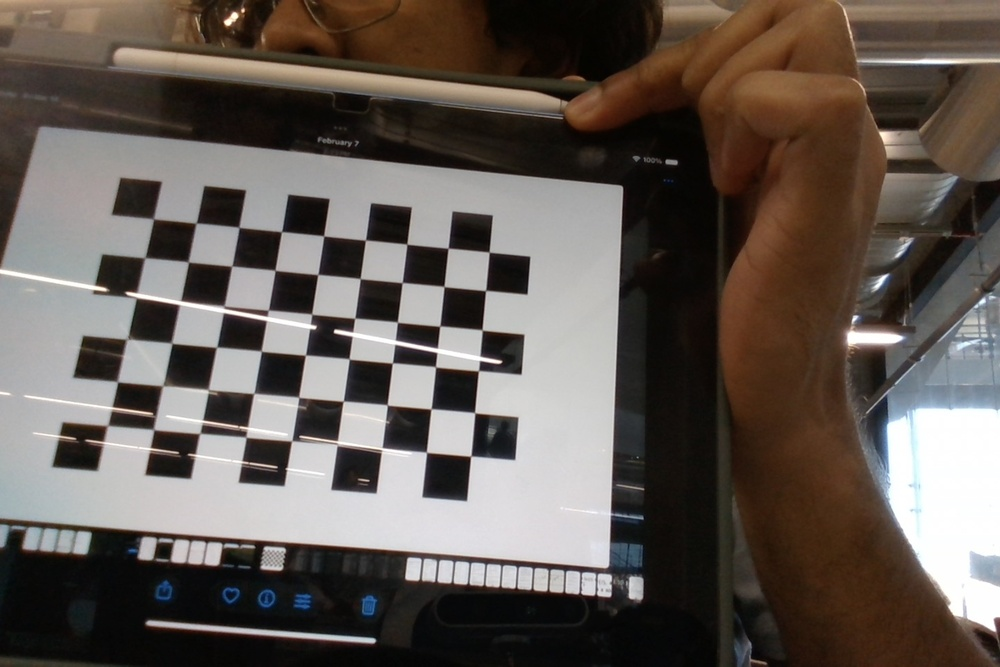
//> input picture realsense calibration/Photo on 3-14-25 at 5.11 PM #2.jpg, 1000 x 667 px, shrunk from 1440 x 960 before the run; its folder holds 4 pictures in this run
$ ./basicCalib   (built with g++ and OpenCV 4)
//> lines starting //> are read from the running program, lines starting //| are printed output that depends on the picture; after the words box and inside, x2 and y2 are one past the last pixel; in counts of white or black regions, pixels touching at a corner belong together
// calibrate.cpp
#include <opencv2/opencv.hpp>
#include <iostream>
#include <vector>
#include <string>

int main() {
    // Checkerboard inner-corner dimensions (cols, rows)
    // Matches Python's CHECKERBOARD = (6, 9)
    const cv::Size CHECKERBOARD(6, 9);

    // Termination criteria (EPS + MAX_ITER, 30 iters, epsilon=1e-3)
    const cv::TermCriteria criteria(
        cv::TermCriteria::EPS + cv::TermCriteria::MAX_ITER, 30, 1e-3
    );

    // Collect file paths (cv::glob handles wildcards and spaces in the folder name)
    std::vector<cv::String> imagePaths;
    cv::glob("realsense calibration/*.jpg", imagePaths, false);

    if (imagePaths.empty()) {
        std::cerr << "No images found at: realsense calibration/*.jpg\n";
        return 1;
    }

    // Storage for all images' points
    std::vector<std::vector<cv::Point3f>> objectPoints;  // 3D points in world space
    std::vector<std::vector<cv::Point2f>> imagePoints;   // 2D points in image plane

    // Prepare one pattern of 3D object points (z = 0)
    std::vector<cv::Point3f> objp;
    objp.reserve(CHECKERBOARD.width * CHECKERBOARD.height);
    for (int y = 0; y < CHECKERBOARD.height; ++y) {
        for (int x = 0; x < CHECKERBOARD.width; ++x) {
            objp.emplace_back(static_cast<float>(x), static_cast<float>(y), 0.0f);
        }
    }

    cv::Size imageSize;
    cv::Mat lastImage, lastGray;

    for (const auto& path : imagePaths) {
        cv::Mat image = cv::imread(path);
//> image is the input picture: 667 rows x 1000 cols, CV_8UC3; mean B, G, R 84.2, 90.2, 98.7
        if (image.empty()) {
            std::cerr << "Failed to read: " << path << "\n";
            continue;
        }
        imageSize = image.size();  // keep updated; used for calibration
//> imageSize = Size(1000, 667)

        cv::Mat gray;
        cv::cvtColor(image, gray, cv::COLOR_BGR2GRAY);
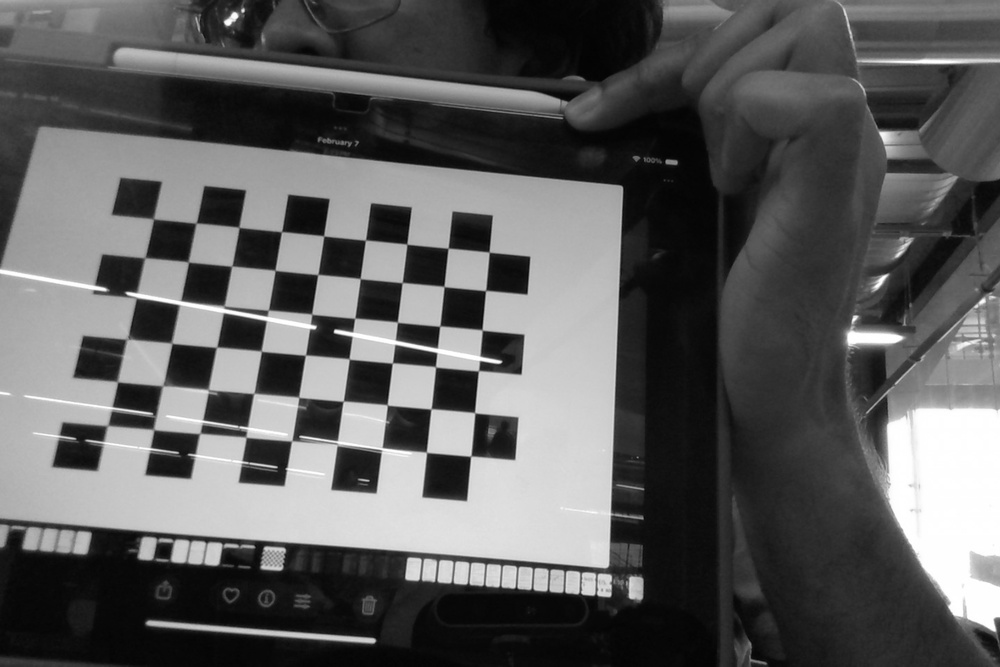
//> gray: 667 rows x 1000 cols, CV_8UC1; min 2, max 255, mean 92.1

        // Find chessboard corners
        std::vector<cv::Point2f> corners;
        bool found = cv::findChessboardCorners(
            gray, CHECKERBOARD, corners,
            cv::CALIB_CB_ADAPTIVE_THRESH | cv::CALIB_CB_FAST_CHECK | cv::CALIB_CB_NORMALIZE_IMAGE
        );
//> corners = empty; found = false

        if (found) {
            // Refine corner positions to sub-pixel accuracy
            cv::cornerSubPix(
                gray, corners, cv::Size(11, 11), cv::Size(-1, -1), criteria
            );

            // Save corresponding points
            objectPoints.push_back(objp);
            imagePoints.push_back(corners);

            // Draw and show
            cv::drawChessboardCorners(image, CHECKERBOARD, corners, found);
        } else {
            std::cerr << "Checkerboard not found in: " << path << "\n";
        }

        cv::imshow("img", image);
        cv::waitKey(0); // press any key to advance
        lastImage = image;
        lastGray = gray;
    }
//> pass 2 of the loop `for (const auto& path : imagePaths)`:
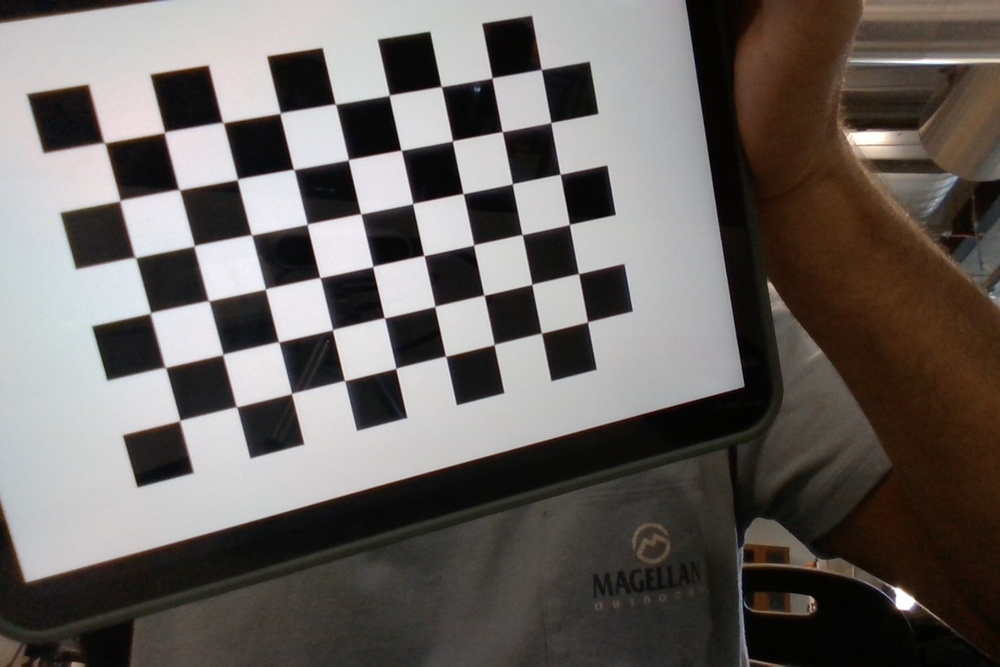
//> input picture realsense calibration/Photo on 3-14-25 at 5.11 PM #3.jpg, 1000 x 667 px, shrunk from 1440 x 960 before the run
//> image is the input picture: 667 rows x 1000 cols, CV_8UC3; mean B, G, R 96.5, 99.8, 105.5
//> `cv::cvtColor(image, gray, cv::COLOR_BGR2GRAY);`:
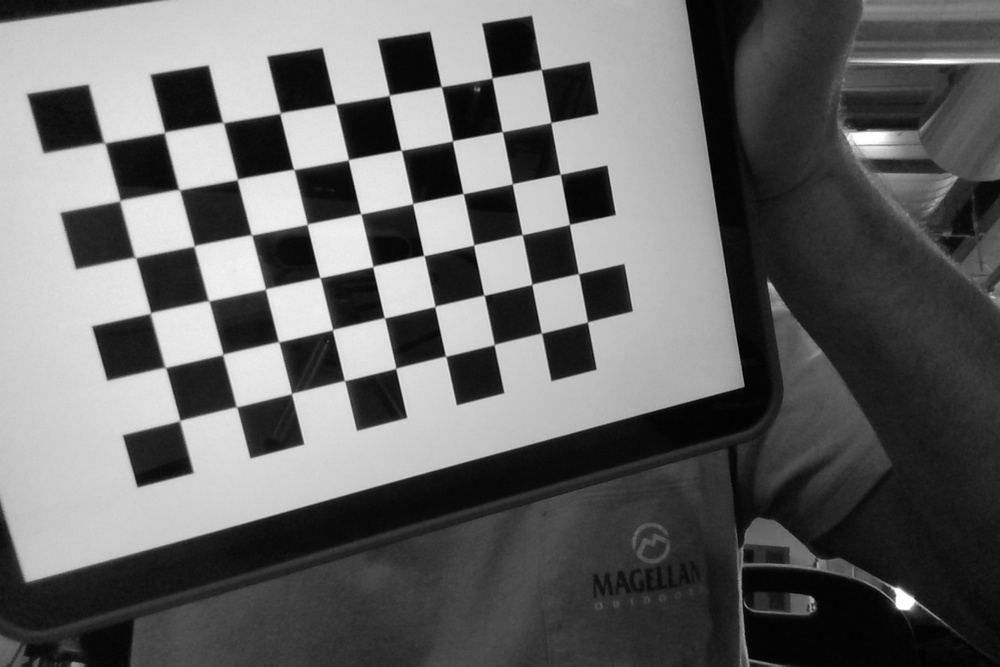
//> gray: 667 rows x 1000 cols, CV_8UC1; min 0, max 255, mean 101.1
//> `bool found = cv::findChessboardCorners( gray, CHECKERBOARD, corners, c..`: corners = 54 Points (x, y), first 12: [179.8, 420.3], [165.8, 367.7], [150.4, 313.1], [136, 258.3], [120, 200.7], [104.3, 142.8], [236.5, 406.8], [222.6, 354.6], [208.9, 300.9], [194.2, 246.2], [179.4, 189.8], [164.3, 132.7]; found = true
//> `cv::cornerSubPix( gray, corners, cv::Size(11, 11), cv::Size(-1, -1), c..`: corners = 54 Points (x, y), first 12: [179.7, 420.5], [165.2, 367.4], [150.4, 313], [135.2, 257.4], [119.8, 200.6], [104.3, 142.8], [236.5, 406.8], [222.8, 354.4], [208.6, 300.7], [194.1, 245.9], [179.1, 189.6], [164.4, 132.3]
//> imagePoints = 1 point lists
//> `cv::drawChessboardCorners(image, CHECKERBOARD, corners, found);`:
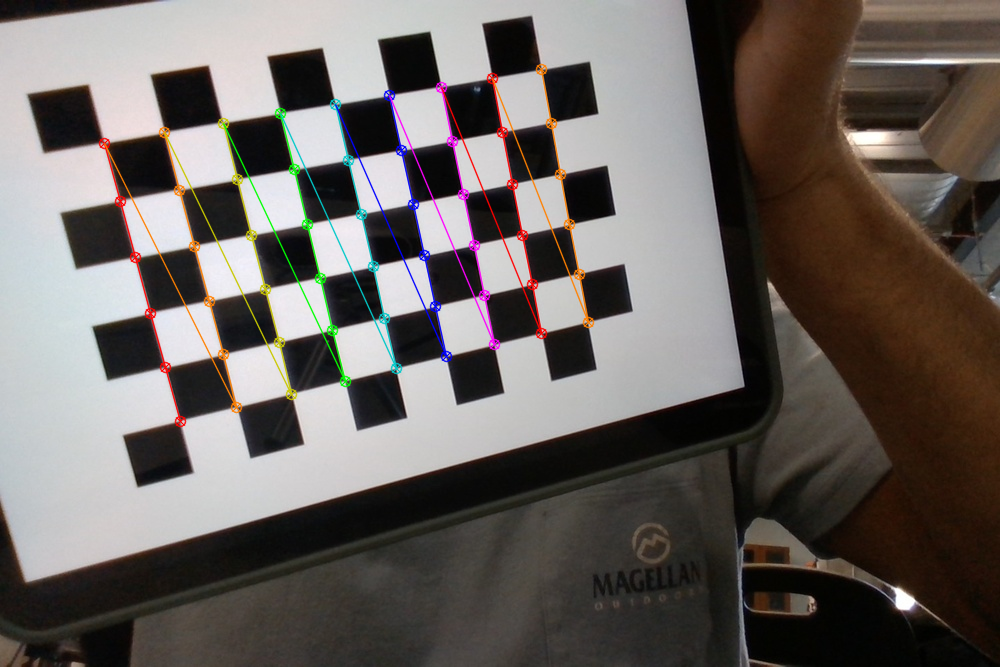
//> image: 667 rows x 1000 cols, CV_8UC3; 2.65% of pixels changed, all inside (x1, y1, x2, y2) = (98, 63, 595, 428)
//> pass 3 of the loop `for (const auto& path : imagePaths)`:
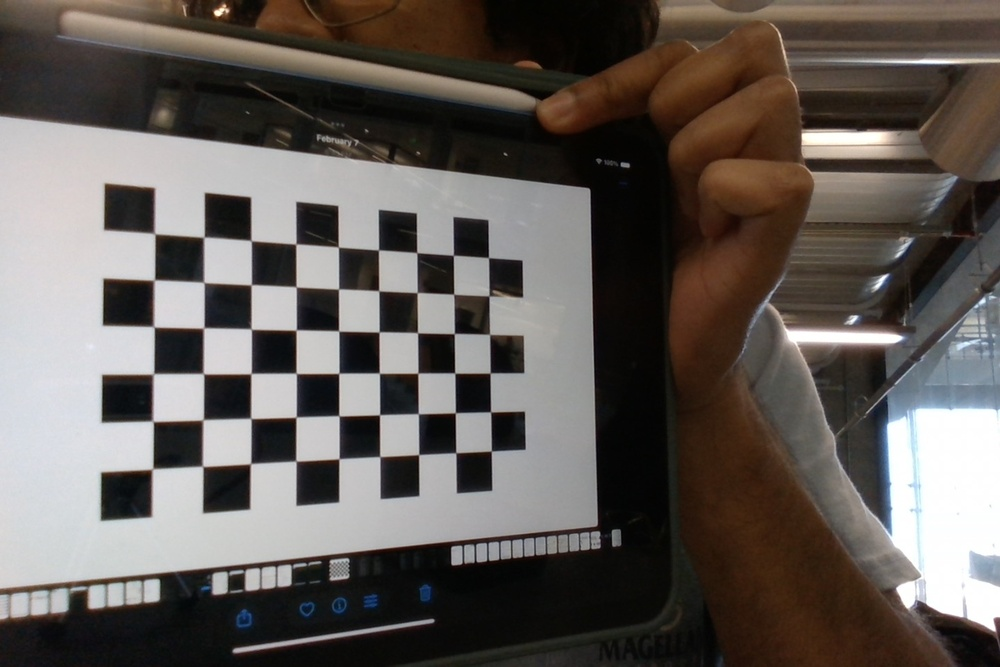
//> input picture realsense calibration/Photo on 3-14-25 at 5.11 PM.jpg, 1000 x 667 px, shrunk from 1440 x 960 before the run
//> image is the input picture: 667 rows x 1000 cols, CV_8UC3; mean B, G, R 87.8, 92.1, 98.5
//> `cv::cvtColor(image, gray, cv::COLOR_BGR2GRAY);`:
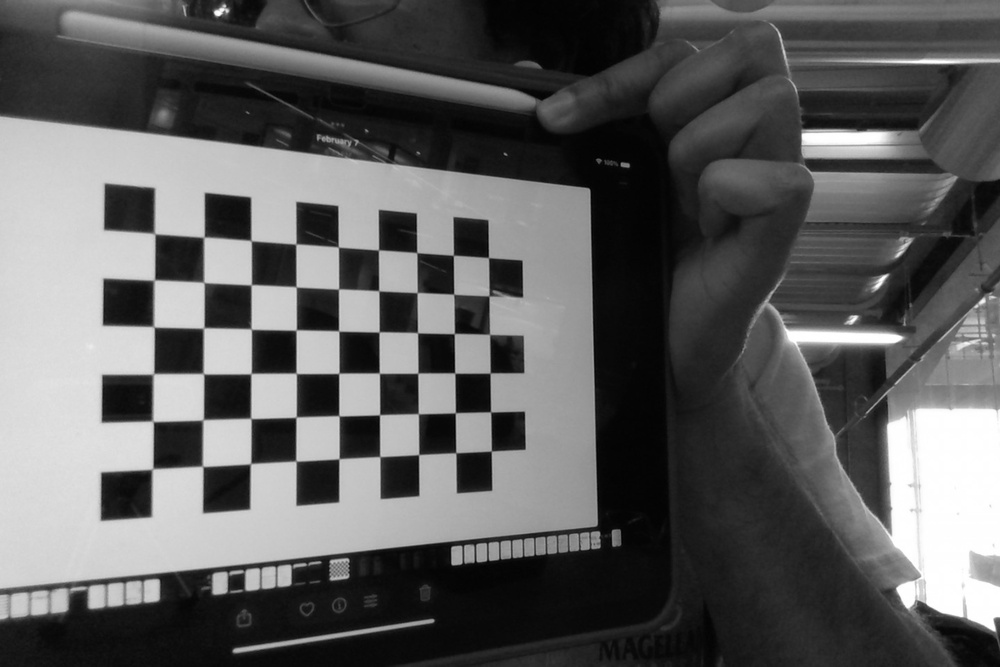
//> gray: 667 rows x 1000 cols, CV_8UC1; min 0, max 255, mean 93.6
//> `bool found = cv::findChessboardCorners( gray, CHECKERBOARD, corners, c..`: corners = 54 Points (x, y), first 12: [153.2, 468.3], [152.6, 421], [154.1, 373.4], [154.2, 327.1], [154.7, 279.7], [155.3, 234.1], [202.5, 466.2], [202.9, 419.8], [203.4, 373.6], [203.5, 328.1], [203.7, 282.4], [203.8, 237.2]
//> `cv::cornerSubPix( gray, corners, cv::Size(11, 11), cv::Size(-1, -1), c..`: corners = 54 Points (x, y), first 12: [152.4, 468.9], [152.8, 421.2], [153.4, 373.9], [153.8, 326.7], [154.2, 280.1], [154.5, 233.6], [202.6, 466.4], [203.1, 419.8], [203.4, 373.7], [203.6, 328], [203.8, 282.4], [203.8, 237.2]
//> imagePoints = 2 point lists
//> `cv::drawChessboardCorners(image, CHECKERBOARD, corners, found);`:
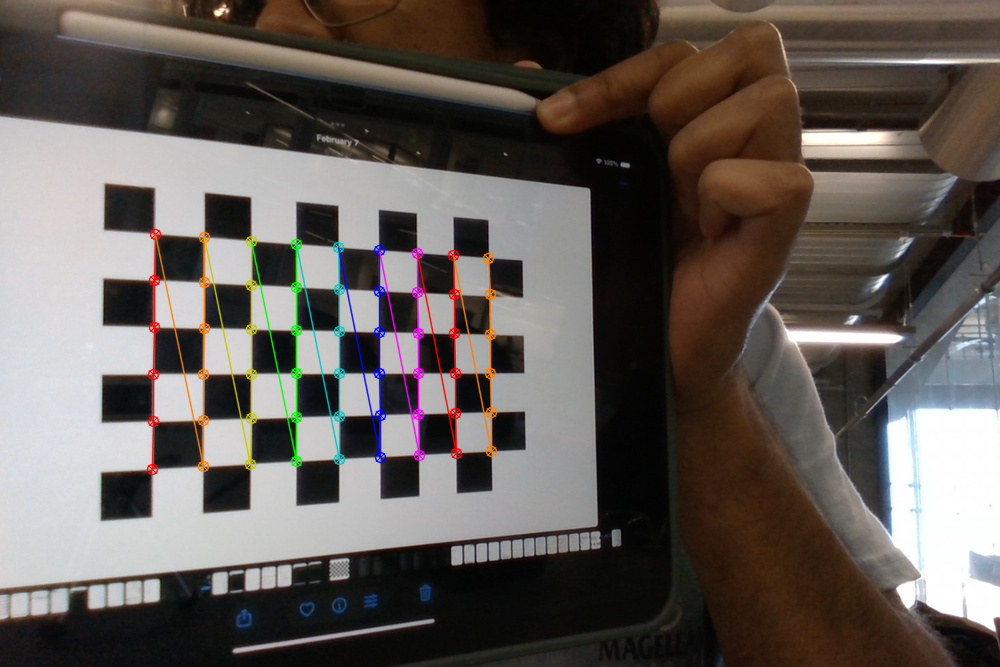
//> image: 667 rows x 1000 cols, CV_8UC3; 2.28% of pixels changed, all inside (x1, y1, x2, y2) = (146, 228, 498, 476)
//> the loop made 4 passes; the first 3 are shown
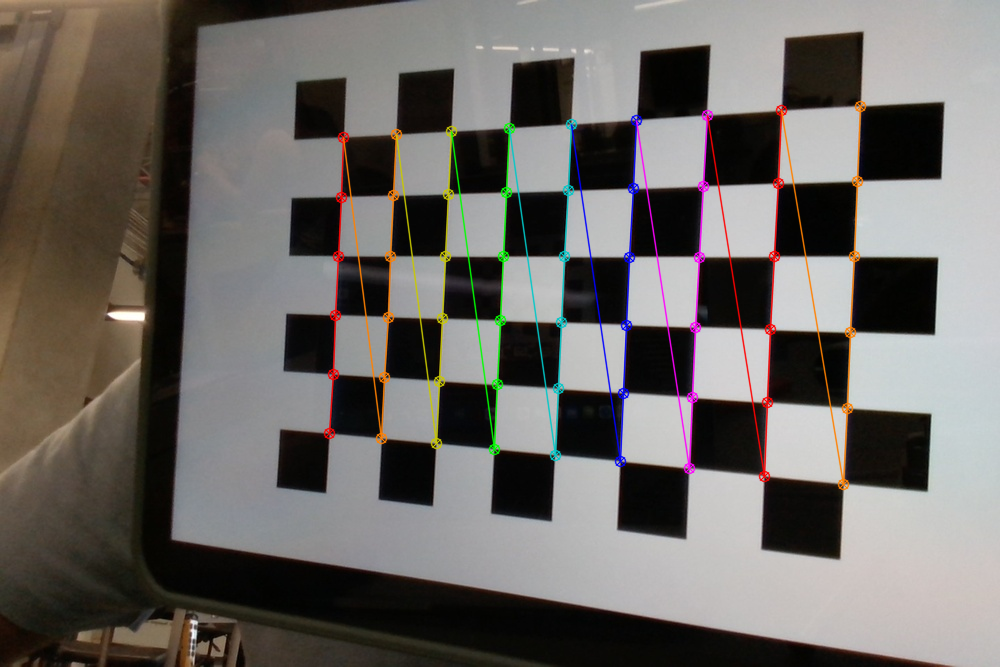
//> lastImage: 667 rows x 1000 cols, CV_8UC3; mean B, G, R 100.1, 104, 108.1
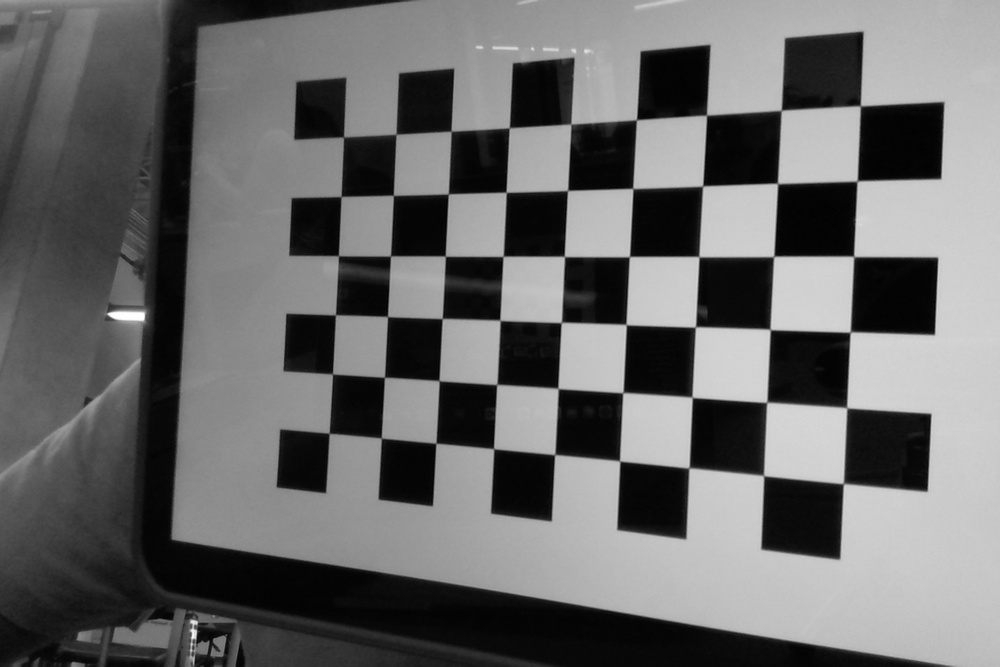
//> lastGray: 667 rows x 1000 cols, CV_8UC1; min 0, max 255, mean 104.6

    cv::destroyAllWindows();

    if (objectPoints.empty() || imagePoints.empty()) {
        std::cerr << "No valid detections. Calibration aborted.\n";
        return 1;
    }

    // Run calibration
    cv::Mat cameraMatrix, distCoeffs;
    std::vector<cv::Mat> rvecs, tvecs;

    double reprojErr = cv::calibrateCamera(
        objectPoints, imagePoints, imageSize,
        cameraMatrix, distCoeffs, rvecs, tvecs
    );

    // Output results
    std::cout << "Reprojection error:\n" << reprojErr << "\n\n";
    std::cout << "Camera matrix:\n" << cameraMatrix << "\n\n";
    std::cout << "Distortion coefficients:\n" << distCoeffs << "\n\n";

    std::cout << "Rotation vectors (Rodrigues):\n";
    for (size_t i = 0; i < rvecs.size(); ++i) {
        std::cout << "rvec[" << i << "]:\n" << rvecs[i] << "\n";
    }
    std::cout << "\nTranslation vectors:\n";
    for (size_t i = 0; i < tvecs.size(); ++i) {
        std::cout << "tvec[" << i << "]:\n" << tvecs[i] << "\n";
    }

    return 0;
}
